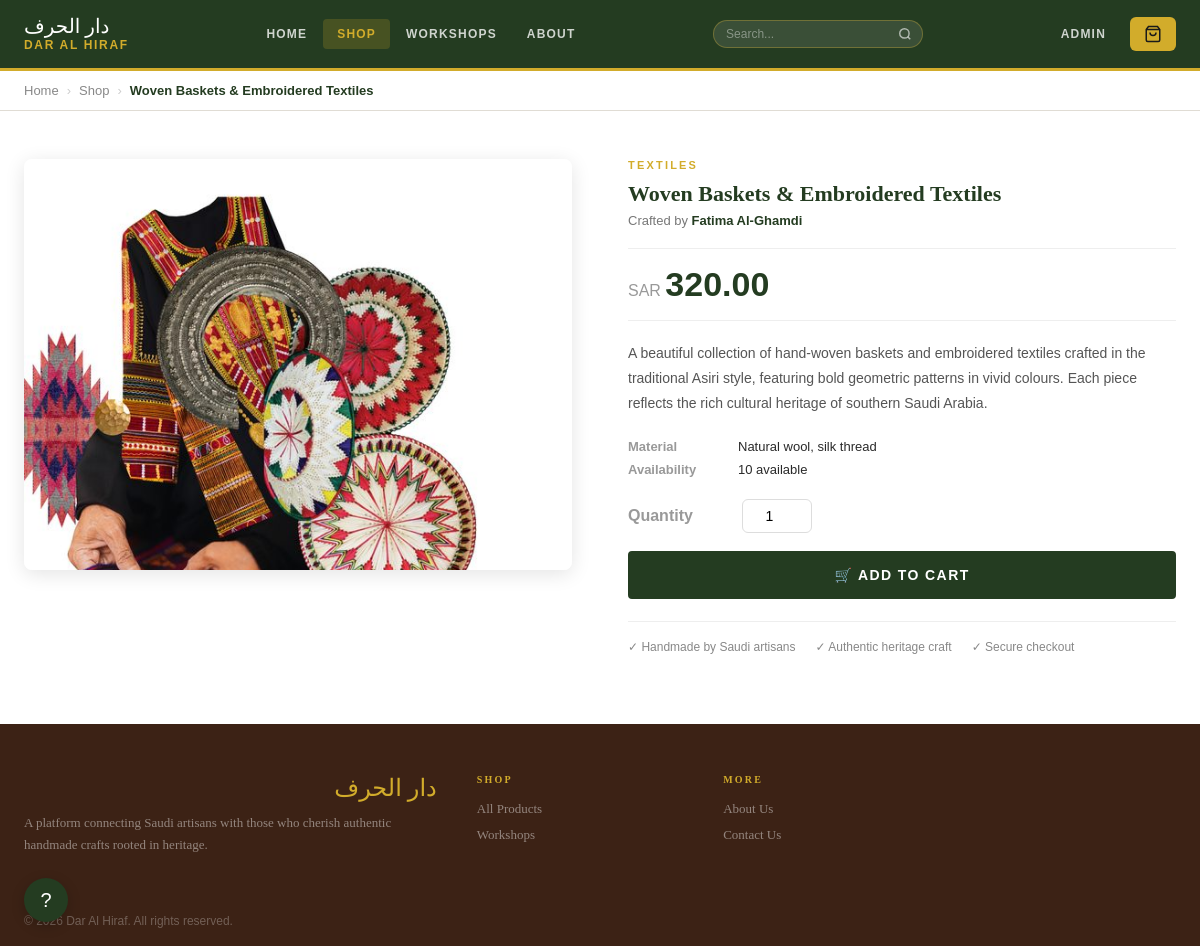
The page /dar-al-hrf/product.php?id=1 on the database its author committed.
### tables this page shows
CREATE TABLE `products` (
  `pid` int(11) NOT NULL,
  `name` varchar(255) NOT NULL,
  `category` varchar(100) NOT NULL,
  `description` text DEFAULT NULL,
  `material` varchar(255) DEFAULT NULL,
  `price` decimal(10,2) NOT NULL,
  `artisan` varchar(255) NOT NULL,
  `image` varchar(500) NOT NULL,
  `quantity` int(11) DEFAULT NULL,
  `location` varchar(255) DEFAULT NULL,
  `duration` varchar(50) DEFAULT NULL,
  `sessions` text DEFAULT NULL,
  `seats` int(11) DEFAULT NULL,
  `admin_id` int(11) DEFAULT NULL,
  `slots_json` text DEFAULT NULL
);

### dar-al-hrf/product.php (the view, shortened to what this page needs)
<?php
require 'db.php';
$pid     = isset($_GET['id']) ? intval($_GET['id']) : 0;
$stmt    = $pdo->prepare("SELECT * FROM products WHERE pid = ? AND category != 'Workshop'");
$stmt->execute([$pid]);
$product = $stmt->fetch();
$inStock = isset($product['quantity']) && (int)$product['quantity'] > 0;
?>
<!DOCTYPE html>
<html lang="en">
<head>
  <link rel="stylesheet" href="style.css" />
</head>
<body>
<nav class="navbar" aria-label="Main navigation">
  <div class="navbar-inner">
    <a href="index.php" class="navbar-logo">
      <span class="logo-ar" lang="ar">دار الحرف</span>
      <span class="logo-en">Dar Al Hiraf</span>
    </a>
    <div class="navbar-nav">
      <a href="index.php">Home</a>
      <a href="shop.php" class="active">Shop</a>
      <a href="workshops.php">Workshops</a>
      <a href="about.html">About</a>
    </div>
    <form class="navbar-search" onsubmit="event.preventDefault();var v=this.querySelector('input').value.trim();if(v)window.location.href='search.html?q='+encodeURIComponent(v);" role="search">
      <input class="navbar-search-input" type="search" placeholder="Search..." aria-label="Search">
      <button class="navbar-search-btn" type="submit" aria-label="Search">
        <svg viewBox="0 0 24 24"><circle cx="11" cy="11" r="8"/><line x1="21" y1="21" x2="16.65" y2="16.65"/></svg>
      </button>
    </form>
    <div class="navbar-right">
      <a id="adminNavLink" href="admin-login.php" class="navbar-admin-link">Admin</a>
      <a href="checkout.php" class="navbar-cart-btn" id="cartBtn" aria-label="View cart">
        <svg viewBox="0 0 24 24" aria-hidden="true" width="18" height="18" stroke="#1a1a1a" fill="none" stroke-width="2"><path d="M6 2L3 6v14a2 2 0 002 2h14a2 2 0 002-2V6l-3-4z"/><line x1="3" y1="6" x2="21" y2="6"/><path d="M16 10a4 4 0 01-8 0"/></svg>
      </a>
    </div>
  </div>
</nav>
<div class="breadcrumb">
  <div class="breadcrumb-row container">
    <a href="index.php">Home</a>
    <span class="bc-sep">›</span>
    <a href="shop.php">Shop</a>
    <span class="bc-sep">›</span>
    <span class="bc-current"><?php echo htmlspecialchars($product['name']); ?></span>
  </div>
</div>
<main id="main-content">
  <div class="detail-wrap">
    <div class="container">
      <div class="detail-grid">
        <div>
          <div class="detail-main-img">
            <img src="<?php echo htmlspecialchars($product['image']); ?>"
                 alt="<?php echo htmlspecialchars($product['name']); ?>" />
          </div>
        </div>
        <div>
          <p class="d-category"><?php echo htmlspecialchars($product['category']); ?></p>
          <h1 class="d-name-en"><?php echo htmlspecialchars($product['name']); ?></h1>
          <p class="d-artisan">Crafted by <strong><?php echo htmlspecialchars($product['artisan']); ?></strong></p>
          <div class="d-price-block">
            <span class="d-price"><small>SAR </small><?php echo number_format($product['price'], 2); ?></span>
          </div>
          <p class="d-desc"><?php echo nl2br(htmlspecialchars($product['description'])); ?></p>
          <div class="d-meta">
            <?php if (!empty($product['material'])): ?>
            <div class="d-meta-row">
              <span class="d-meta-key">Material</span>
              <span class="d-meta-val"><?php echo htmlspecialchars($product['material']); ?></span>
            </div>
            <?php endif; ?>
            <div class="d-meta-row">
              <span class="d-meta-key">Availability</span>
              <span class="d-meta-val">
                <?php echo $inStock ? (int)$product['quantity'] . ' available' : '<span style="color:red; font-weight:bold;">Out of Stock</span>'; ?>
              </span>
            </div>
          </div>
          <div class="d-meta-row" style="margin-bottom:18px;align-items:center;gap:14px;">
            <span class="d-meta-key">Quantity</span>
            <input type="number" id="qtyInput"
                   value="<?php echo $inStock ? '1' : '0'; ?>"
                   min="<?php echo $inStock ? '1' : '0'; ?>"
                   max="<?php echo (int)($product['quantity'] ?? 99); ?>"
                   <?php echo !$inStock ? 'disabled' : ''; ?>
                   style="width:70px;padding:8px;border:1.5px solid #ddd;border-radius:6px;font-size:14px;text-align:center;" />
          </div>
          <div class="d-btns">
            <button class="btn btn-green" onclick="handleAddToCart()" <?php echo !$inStock ? 'disabled style="opacity:0.6; cursor:not-allowed;"' : ''; ?> style="font-size:14px;padding:14px 24px;">
              &#x1F6D2; <?php echo $inStock ? 'Add to Cart' : 'Out of Stock'; ?>
            </button>
          </div>
          <div class="trust-bar">
            <span>&#10003; Handmade by Saudi artisans</span>
            <span>&#10003; Authentic heritage craft</span>
            <span>&#10003; Secure checkout</span>
          </div>
        </div>
      </div>
    </div>
  </div>
  <div style="position:fixed;bottom:24px;left:24px;z-index:999;">
    <button onclick="document.getElementById('helpModal').style.display='flex'"
            style="background:var(--green);color:#fff;border:none;border-radius:50%;width:44px;height:44px;font-size:20px;cursor:pointer;box-shadow:0 4px 14px rgba(0,0,0,0.2); "
            aria-label="Help">?</button>
  </div>
</main>
<footer class="footer">
  <div class="container">
    <div class="footer-grid">
      <div>
        <p class="footer-brand-name" lang="ar">دار الحرف</p>
        <p class="footer-desc">A platform connecting Saudi artisans with those who cherish authentic handmade crafts rooted in heritage.</p>
      </div>
      <div>
        <p class="footer-col-title">Shop</p>
        <div class="footer-links">
          <a href="shop.php">All Products</a>
          <a href="workshops.php">Workshops</a>
        </div>
      </div>
      <div>
        <p class="footer-col-title">More</p>
        <div class="footer-links">
          <a href="about.html">About Us</a>
          <a href="contact.php">Contact Us</a>
        </div>
      </div>
    </div>
    <div class="footer-bottom">
      <p>&copy; 2026 Dar Al Hiraf. All rights reserved.</p>
    </div>
  </div>
</footer>
</body>
</html>

### rows shown on the page
products: name "Woven Baskets & Embroidered Textiles", image (picture), category "TEXTILES", artisan "Fatima Al-Ghamdi", price "320.00", description "A beautiful collection of hand-woven baskets and embroidered textiles crafted in the traditional Asiri style, featuring bold geometric patterns in vivid colours. Each piece reflects the rich cultural heritage of southern Saudi Arabia.", material "Natural wool, silk thread", quantity "10", quantity "1"
